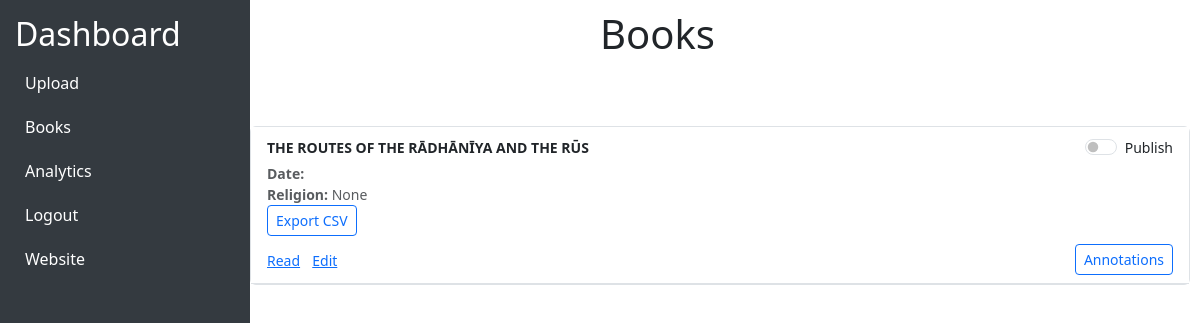
Before: /dashboard/books/ (signed in) with the older database file.
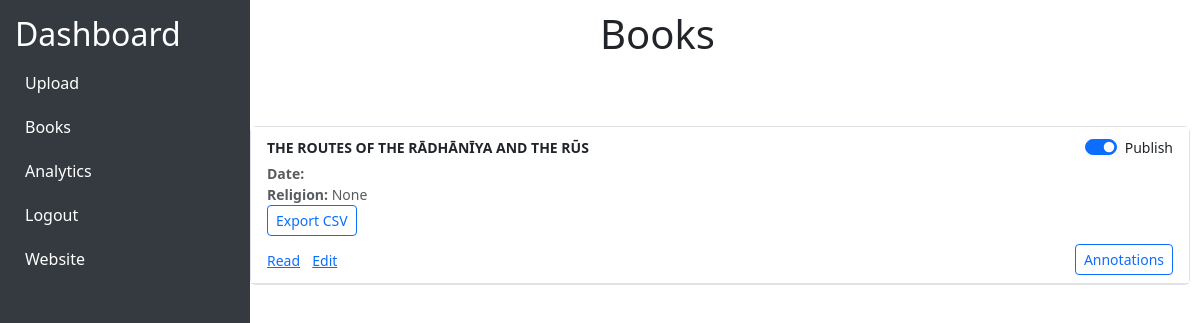
After: the same page with the newer database file.
### api/models.py (models this page shows, shortened)
class Book(models.Model):
    name = models.CharField(max_length=255)
    language = models.ForeignKey(Language, on_delete=models.CASCADE)
    date = models.CharField(max_length=255, default=None)
    religion = models.ForeignKey(Religion, on_delete=models.CASCADE,default=None, null=True, blank=True)
    authors = models.CharField(max_length=255, blank=True, null=True, default=None)
    denomination = models.CharField(max_length=255, blank=True, null=True,default=None)
    translator = models.CharField(max_length=255, blank=True, null=True,default=None)
    book_id = models.CharField(max_length=255, blank=True, null=True,  default=None)
    description = models.CharField(max_length=255, blank=True, null=True, default=None)
    rights = models.CharField(max_length=255, blank=True, null=True, default=None)
    publisher = models.CharField(max_length=255, blank=True, null=True, default=None)
    image = models.ImageField(upload_to="book_images/", default="book_images/default.jpg")
    book_file = models.FileField(upload_to="books/", blank=True, null=True)
    is_published = models.BooleanField(default=False)

### dashboard/views.py (the view)
# urls.py: path("books/", books, name="books"),
def books(request):
    book_objects = Book.objects.all()
    books_data = []
    return render(request, "books.html", {"books": book_objects})

### dashboard/templates/books.html (shortened to what this page needs)
{% extends 'dashbase.html' %}
{% load static %}
{% block extra_head_dash %}
<link rel="stylesheet" href="{% static '/dashboard/css/books.css' %}">
{% endblock %}
{% block content %}
<h1>Books</h1>
<div class="content">
    {% for book in books %}
    <div class="books-container border rounded">
        <div class="list-group list-group-flush">
            <div class="list-group-item py-2 px-3 border-bottom">
                <div class="d-flex justify-content-between align-items-center">
                    <strong class="small">{{ book.name }}</strong>
                    <div class="form-check form-switch mb-0">
                        <input class="form-check-input" type="checkbox" id="publish-{{ book.id }}"
                            onchange="updatePublishStatus('{{ book.id }}')" {% if book.is_published %}checked{% endif %}>
                        <label class="form-check-label small" for="publish-{{ book.id }}">Publish</label>
                    </div>
                </div>
                <div class="text-muted small mt-1">
                    <div><strong>Date:</strong> {{ book.date }}</div>
                    <div><strong>Religion:</strong> {{ book.religion }}</div>
                </div>
                <div>
                    <button class="btn btn-sm btn-outline-primary" onclick="export_csv('{{ book.book_file|escapejs }}')">Export
                        CSV</button>
                </div>
                <div class="mt-2 d-flex justify-content-between align-items-center">
                    <div>
                        <a href="#" class="small me-2">Read</a>
                        <a href="#" class="small me-2">Edit</a>
                    </div>
                    <a href="{% url 'dashboard:annotations' book.id %}"
                        class="btn btn-sm btn-outline-primary">Annotations</a>
                </div>
            </div>
        </div>
    </div>
    {% endfor %}
</div>
{% endblock %}

Changed rows visible on the page:
changed Book "THE ROUTES OF THE RĀDHĀNĪYA AND THE RŪS": is_published "☐" → "☑"
